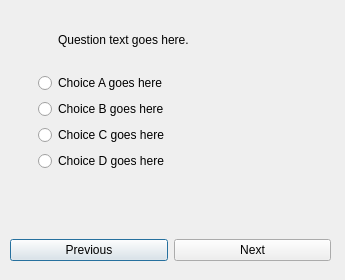
<?xml version="1.0" encoding="UTF-8"?>
<ui version="4.0">
 <class>round1_dlg</class>
 <widget class="QDialog" name="round1_dlg">
  <property name="geometry">
   <rect>
    <x>0</x>
    <y>0</y>
    <width>345</width>
    <height>280</height>
   </rect>
  </property>
  <property name="windowTitle">
   <string>Question Number X</string>
  </property>
  <widget class="QWidget" name="layoutWidget">
   <property name="geometry">
    <rect>
     <x>10</x>
     <y>30</y>
     <width>321</width>
     <height>231</height>
    </rect>
   </property>
   <layout class="QVBoxLayout" name="verticalLayout_2">
    <item>
     <layout class="QHBoxLayout" name="horizontalLayout_3">
      <item>
       <spacer name="horizontalSpacer_3">
        <property name="orientation">
         <enum>Qt::Horizontal</enum>
        </property>
        <property name="sizeType">
         <enum>QSizePolicy::Fixed</enum>
        </property>
        <property name="sizeHint" stdset="0">
         <size>
          <width>48</width>
          <height>20</height>
         </size>
        </property>
       </spacer>
      </item>
      <item>
       <widget class="QLabel" name="question_lbl">
        <property name="text">
         <string>Question text goes here.</string>
        </property>
       </widget>
      </item>
     </layout>
    </item>
    <item>
     <spacer name="verticalSpacer_3">
      <property name="orientation">
       <enum>Qt::Vertical</enum>
      </property>
      <property name="sizeType">
       <enum>QSizePolicy::Fixed</enum>
      </property>
      <property name="sizeHint" stdset="0">
       <size>
        <width>20</width>
        <height>17</height>
       </size>
      </property>
     </spacer>
    </item>
    <item>
     <layout class="QHBoxLayout" name="horizontalLayout_2">
      <item>
       <spacer name="horizontalSpacer_2">
        <property name="orientation">
         <enum>Qt::Horizontal</enum>
        </property>
        <property name="sizeType">
         <enum>QSizePolicy::Fixed</enum>
        </property>
        <property name="sizeHint" stdset="0">
         <size>
          <width>28</width>
          <height>20</height>
         </size>
        </property>
       </spacer>
      </item>
      <item>
       <layout class="QVBoxLayout" name="verticalLayout">
        <item>
         <widget class="QRadioButton" name="a_radio">
          <property name="text">
           <string>Choice A goes here</string>
          </property>
         </widget>
        </item>
        <item>
         <widget class="QRadioButton" name="b_radio">
          <property name="text">
           <string>Choice B goes here</string>
          </property>
         </widget>
        </item>
        <item>
         <widget class="QRadioButton" name="c_radio">
          <property name="text">
           <string>Choice C goes here</string>
          </property>
         </widget>
        </item>
        <item>
         <widget class="QRadioButton" name="d_radio">
          <property name="text">
           <string>Choice D goes here</string>
          </property>
         </widget>
        </item>
       </layout>
      </item>
      <item>
       <spacer name="horizontalSpacer">
        <property name="orientation">
         <enum>Qt::Horizontal</enum>
        </property>
        <property name="sizeType">
         <enum>QSizePolicy::Fixed</enum>
        </property>
        <property name="sizeHint" stdset="0">
         <size>
          <width>28</width>
          <height>20</height>
         </size>
        </property>
       </spacer>
      </item>
     </layout>
    </item>
    <item>
     <spacer name="verticalSpacer_2">
      <property name="orientation">
       <enum>Qt::Vertical</enum>
      </property>
      <property name="sizeHint" stdset="0">
       <size>
        <width>20</width>
        <height>17</height>
       </size>
      </property>
     </spacer>
    </item>
    <item>
     <layout class="QHBoxLayout" name="horizontalLayout">
      <item>
       <widget class="QPushButton" name="prev_btn">
        <property name="text">
         <string>Previous</string>
        </property>
       </widget>
      </item>
      <item>
       <widget class="QPushButton" name="next_btn">
        <property name="text">
         <string>Next</string>
        </property>
       </widget>
      </item>
     </layout>
    </item>
   </layout>
  </widget>
 </widget>
 <resources/>
 <connections/>
</ui>
